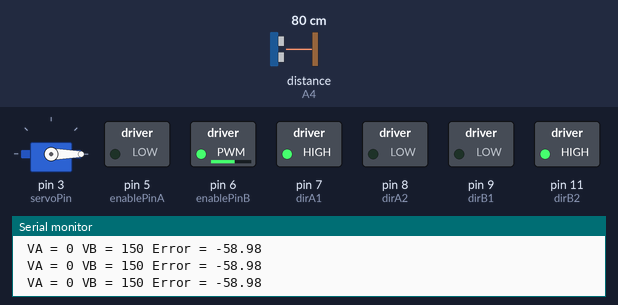
This sketch was run on a simulated Arduino Uno, built with avr-gcc and run on an emulated ATmega328P. Shown: servo, switched loads named in the sketch (green lamp = pin HIGH), the last lines printed to the serial monitor. Wiring (inferred from the names in the program): ultrasonic range finder: trigger A5; echo A4. The inputs (shaded band) are chosen by the test bench; at power-on: distance to the obstacle (sensor on A4) 80 cm. The echo pulse lasts 58.3 µs per cm; pins used as bus, display or sensor lines are not drawn.

Above: at 3.2 s.
3.3 s: distance to the obstacle (sensor on A4) set to 2 cm
At 6.1 s:
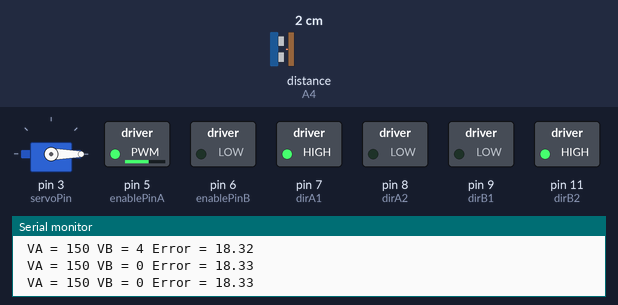
6.3 s: distance to the obstacle (sensor on A4) set to 18 cm
At 6.71 s:
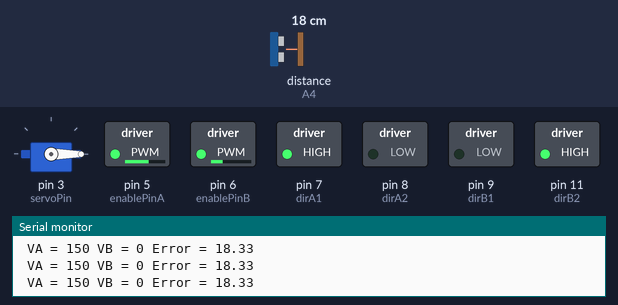
9.3 s: distance to the obstacle (sensor on A4) set to 35 cm
At 10.9 s:
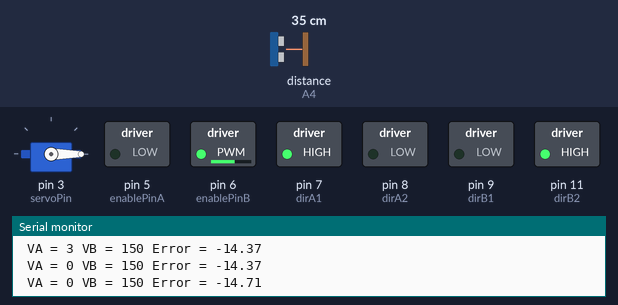
11.7 s: distance to the obstacle (sensor on A4) set to 18 cm
At 12.4 s:
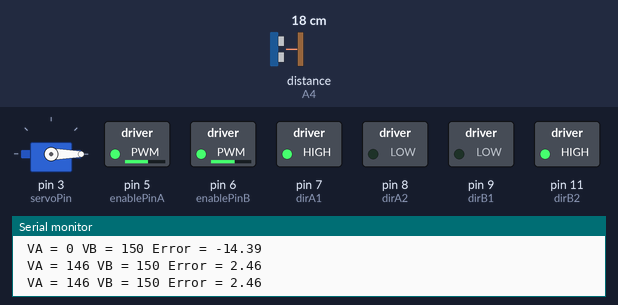
14.7 s: distance to the obstacle (sensor on A4) set to 4 cm
At 15.3 s:
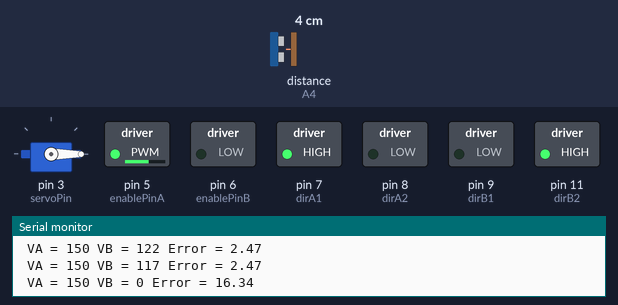
16.2 s: distance to the obstacle (sensor on A4) set to 60 cm
At 17.0 s:
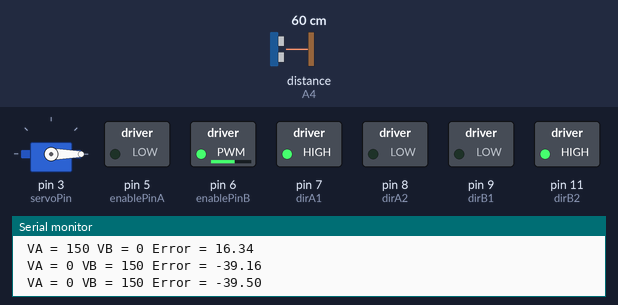
Timing chart, 0 to 18.7 s (numbered marks = the images above; inputs shaded):
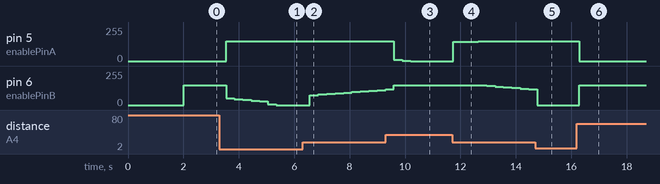

Measured:
- after the input at 3.3 s, pin 5 (enablePinA): 0/255 → 150/255 after 0.24 s; pin 6 (enablePinB): moves from 150/255 to 0/255 over 1.8 s, starting after 0.24 s
- after the input at 6.3 s, pin 6 (enablePinB): moves from 0/255 to 117/255 over 2.7 s, starting after 0.27 s
- after the input at 9.3 s, pin 5 (enablePinA): 150/255 → 8/255 after 0.30 s, → 3/255 0.30 s later, → 0/255 0.30 s later; pin 6 (enablePinB): 117/255 → 150/255 after 0.30 s
- after the input at 11.7 s, pin 5 (enablePinA): 0/255 → 146/255 at once, → 150/255 0.91 s later; pin 6 (enablePinB): moves from 150/255 to 117/255 over 1.8 s, starting after 0.94 s
- after the input at 14.7 s, pin 6 (enablePinB): 117/255 → 0/255 after 0.07 s
- after the input at 16.2 s, pin 5 (enablePinA): 150/255 → 0/255 after 0.09 s; pin 6 (enablePinB): 0/255 → 150/255 after 0.09 s

The sketch:

WallFollowingRobot.ino
```cpp
#include <Servo.h>

//Variables
float refDistance = 20.000;
float outDistance;
float distanceError;
int enablePinA = 5;
int enablePinB = 6;
int servoPin = 3;
int dirA1 = 7;
int dirA2 = 8;
int dirB1 = 9;
int dirB2 = 11;
float duration;
int algVA; // Analog voltage to motor set A
int algVB; // Analog voltage to motor set B
int maxV = 150;
int minV = 0;
float preError = 0;
float sumError = 0;
float sumArray[] = {0, 0, 0, 0, 0, 0, 0, 0, 0, 0};
int sample_time;
unsigned long start_time;

//PID Constants
int kp = 10;
int ki = 1;

Servo ultServo; // Instance of the Servo object.
void setup() {
  Serial.begin(9600);
  pinMode(A5, OUTPUT); // Ultrasonic sensor TRIG Pin
  pinMode(A4, INPUT); // Ultrasonic sensor ECHO Pin

  //Left Motor set (A)
  pinMode(enablePinA, OUTPUT); //Enable
  pinMode(dirA1, OUTPUT); // In1
  pinMode(dirA2, OUTPUT); // In2

  //Right Motor set
  pinMode(enablePinB, OUTPUT); //Enable
  pinMode(dirB1, OUTPUT); // In1
  pinMode(dirB2, OUTPUT); // In2

  //Servo pin on Arduino
  ultServo.attach(servoPin);

  //Set servo to 180 degrees
  ultServo.write(0);

  digitalWrite(dirA1, HIGH); // In1
  digitalWrite(dirA2, LOW); // In2

  digitalWrite(dirB1, LOW); // In1
  digitalWrite(dirB2, HIGH); // In2

  delay(2000);
  start_time = millis();
}

void loop() {

  //Calculating distance
  digitalWrite(A5, HIGH);
  delayMicroseconds(1000);
  digitalWrite(A5, LOW);
  duration = pulseIn(A4, HIGH);
  outDistance = 0.017*duration; // output distance measured by ultrasonic sensor in cm
  //Serial.println(outDistance);

  //Distance error
  distanceError = refDistance - outDistance;
  sample_time = millis()- start_time;
  start_time = millis();

  // Defining the elements of the array
  for(int count = 0; count < 9; count++){
    sumArray[count] = sumArray[count+1];
    }
    sumArray[9] = distanceError;

  sumError = 0;
  // Sum the error array to implement an integral controller
  for(int count = 0; count < 10; count++){
    sumError = sumError + sumArray[count];
    }

  algVA = maxV + (kp*distanceError) + (ki*sumError*sample_time/1000);
  algVB = maxV - (kp*distanceError) - (ki*sumError*sample_time/1000);


  algVA = constrain(algVA, minV, maxV);
  algVB = constrain(algVB, minV, maxV);

  analogWrite(enablePinA, algVA); //Enable
  analogWrite(enablePinB, algVB); //Enable
  delay(300);

  Serial.print(" VA = ");
  Serial.print(algVA);
  Serial.print(" VB = ");
  Serial.print(algVB);
  Serial.print(" Error = ");
  Serial.println(distanceError);
}
```
